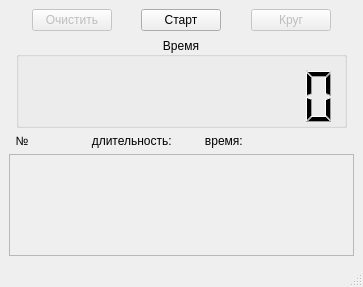
<?xml version="1.0" encoding="UTF-8"?>
<ui version="4.0">
 <class>MainWindow</class>
 <widget class="QMainWindow" name="MainWindow">
  <property name="geometry">
   <rect>
    <x>0</x>
    <y>0</y>
    <width>363</width>
    <height>287</height>
   </rect>
  </property>
  <property name="windowTitle">
   <string>Секундомер</string>
  </property>
  <widget class="QWidget" name="centralwidget">
   <layout class="QVBoxLayout" name="verticalLayout">
    <item>
     <layout class="QHBoxLayout" name="horizontalLayout">
      <item>
       <spacer name="horizontalSpacer_5">
        <property name="orientation">
         <enum>Qt::Orientation::Horizontal</enum>
        </property>
        <property name="sizeHint" stdset="0">
         <size>
          <width>40</width>
          <height>20</height>
         </size>
        </property>
       </spacer>
      </item>
      <item>
       <widget class="QPushButton" name="pB_clear">
        <property name="enabled">
         <bool>false</bool>
        </property>
        <property name="text">
         <string>Очистить</string>
        </property>
       </widget>
      </item>
      <item>
       <spacer name="horizontalSpacer_3">
        <property name="orientation">
         <enum>Qt::Orientation::Horizontal</enum>
        </property>
        <property name="sizeHint" stdset="0">
         <size>
          <width>40</width>
          <height>20</height>
         </size>
        </property>
       </spacer>
      </item>
      <item>
       <widget class="QPushButton" name="pB_start">
        <property name="text">
         <string>Старт</string>
        </property>
       </widget>
      </item>
      <item>
       <spacer name="horizontalSpacer_4">
        <property name="orientation">
         <enum>Qt::Orientation::Horizontal</enum>
        </property>
        <property name="sizeHint" stdset="0">
         <size>
          <width>40</width>
          <height>20</height>
         </size>
        </property>
       </spacer>
      </item>
      <item>
       <widget class="QPushButton" name="pB_circle">
        <property name="enabled">
         <bool>false</bool>
        </property>
        <property name="text">
         <string>Круг</string>
        </property>
       </widget>
      </item>
      <item>
       <spacer name="horizontalSpacer_6">
        <property name="orientation">
         <enum>Qt::Orientation::Horizontal</enum>
        </property>
        <property name="sizeHint" stdset="0">
         <size>
          <width>40</width>
          <height>20</height>
         </size>
        </property>
       </spacer>
      </item>
     </layout>
    </item>
    <item>
     <layout class="QHBoxLayout" name="horizontalLayout_5">
      <item>
       <spacer name="horizontalSpacer">
        <property name="orientation">
         <enum>Qt::Orientation::Horizontal</enum>
        </property>
        <property name="sizeHint" stdset="0">
         <size>
          <width>40</width>
          <height>20</height>
         </size>
        </property>
       </spacer>
      </item>
      <item>
       <widget class="QGroupBox" name="gB_timer">
        <property name="sizePolicy">
         <sizepolicy hsizetype="Minimum" vsizetype="Minimum">
          <horstretch>0</horstretch>
          <verstretch>0</verstretch>
         </sizepolicy>
        </property>
        <property name="minimumSize">
         <size>
          <width>331</width>
          <height>91</height>
         </size>
        </property>
        <property name="maximumSize">
         <size>
          <width>331</width>
          <height>91</height>
         </size>
        </property>
        <property name="autoFillBackground">
         <bool>false</bool>
        </property>
        <property name="title">
         <string>Время</string>
        </property>
        <property name="alignment">
         <set>Qt::AlignmentFlag::AlignCenter</set>
        </property>
        <property name="flat">
         <bool>false</bool>
        </property>
        <property name="checkable">
         <bool>false</bool>
        </property>
        <property name="checked">
         <bool>false</bool>
        </property>
        <layout class="QHBoxLayout" name="horizontalLayout_3">
         <item>
          <widget class="QLCDNumber" name="lN_timer_H">
           <property name="sizePolicy">
            <sizepolicy hsizetype="Fixed" vsizetype="Maximum">
             <horstretch>0</horstretch>
             <verstretch>0</verstretch>
            </sizepolicy>
           </property>
           <property name="minimumSize">
            <size>
             <width>311</width>
             <height>61</height>
            </size>
           </property>
           <property name="maximumSize">
            <size>
             <width>311</width>
             <height>61</height>
            </size>
           </property>
           <property name="frameShape">
            <enum>QFrame::Shape::NoFrame</enum>
           </property>
           <property name="frameShadow">
            <enum>QFrame::Shadow::Raised</enum>
           </property>
           <property name="smallDecimalPoint">
            <bool>false</bool>
           </property>
           <property name="digitCount">
            <number>10</number>
           </property>
           <property name="segmentStyle">
            <enum>QLCDNumber::SegmentStyle::Filled</enum>
           </property>
           <property name="intValue" stdset="0">
            <number>0</number>
           </property>
          </widget>
         </item>
        </layout>
       </widget>
      </item>
      <item>
       <spacer name="horizontalSpacer_2">
        <property name="orientation">
         <enum>Qt::Orientation::Horizontal</enum>
        </property>
        <property name="sizeHint" stdset="0">
         <size>
          <width>40</width>
          <height>20</height>
         </size>
        </property>
       </spacer>
      </item>
     </layout>
    </item>
    <item>
     <layout class="QHBoxLayout" name="horizontalLayout_2">
      <item>
       <widget class="QLabel" name="label_3">
        <property name="sizePolicy">
         <sizepolicy hsizetype="Minimum" vsizetype="Preferred">
          <horstretch>0</horstretch>
          <verstretch>0</verstretch>
         </sizepolicy>
        </property>
        <property name="text">
         <string>  №                   длительность:          время:</string>
        </property>
       </widget>
      </item>
     </layout>
    </item>
    <item>
     <widget class="QTextEdit" name="tE_info">
      <property name="enabled">
       <bool>false</bool>
      </property>
      <property name="autoFormatting">
       <set>QTextEdit::AutoFormattingFlag::AutoNone</set>
      </property>
      <property name="readOnly">
       <bool>true</bool>
      </property>
     </widget>
    </item>
   </layout>
  </widget>
  <widget class="QMenuBar" name="menubar">
   <property name="geometry">
    <rect>
     <x>0</x>
     <y>0</y>
     <width>363</width>
     <height>22</height>
    </rect>
   </property>
  </widget>
  <widget class="QStatusBar" name="statusBar"/>
 </widget>
 <resources/>
 <connections/>
</ui>
